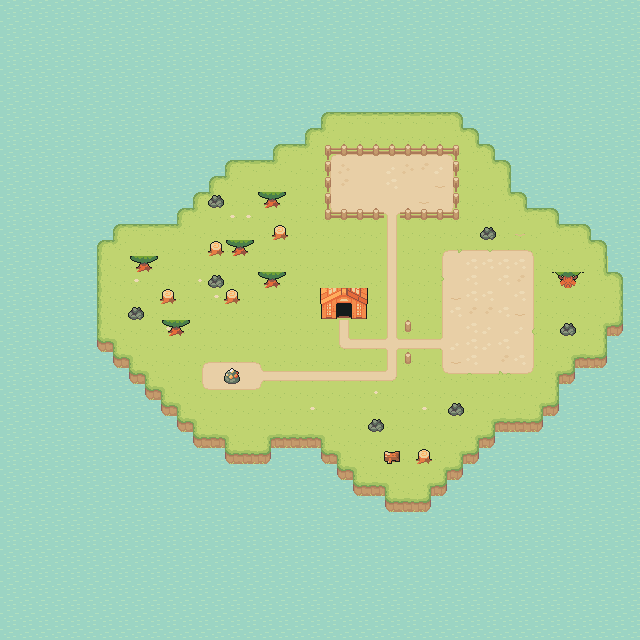

The image is a tile-based game level rendered from a .tmx file. Its description and source (layers, tilesets, objects; grid data summarised) follow:
An orthogonal 40x40 tile map with 16x16 px tiles, 4 tile layers (Background, Terrain, Paths, Scenario), 3 hidden layers not drawn, 8 tilesets.

<map version="1.9" tiledversion="1.9.1" orientation="orthogonal" renderorder="right-down" width="40" height="40" tilewidth="16" tileheight="16" infinite="0" nextlayerid="8" nextobjectid="1">
 <tileset firstgid="1" source="polimon2.tsx" />
 <tileset firstgid="36" source="PoliMon.tsx" />
 <tileset firstgid="72" source="polimon3.tsx" />
 <tileset firstgid="136" source="polimon4.tsx" />
 <tileset firstgid="140" source="Fences.tsx" />
 <tileset firstgid="156" name="TilesetNature" tilewidth="16" tileheight="16" tilecount="336" columns="16">
  <image source="notfinal/NinjaAdventure/TilesetNature.png" width="256" height="336" />
 </tileset>
 <tileset firstgid="492" name="TilesetLogic" tilewidth="16" tileheight="16" tilecount="80" columns="8">
  <image source="notfinal/NinjaAdventure/TilesetLogic.png" width="128" height="160" />
 </tileset>
 <tileset firstgid="572" name="TilesetHouse" tilewidth="16" tileheight="16" tilecount="759" columns="33">
  <image source="notfinal/NinjaAdventure/TilesetHouse.png" width="528" height="368" />
 </tileset>
 <layer id="3" name="Background" width="40" height="40">
  <data>[1600 cells, 1600 non-empty, 1 distinct tile ids]</data>
 </layer>
 <layer id="1" name="Terrain" width="40" height="40">
  <data>[1600 cells, 556 non-empty, 13 distinct tile ids]</data>
 </layer>
 <layer id="4" name="Paths" width="40" height="40">
  <data>[1600 cells, 157 non-empty, 32 distinct tile ids]</data>
 </layer>
 <layer id="2" name="Scenario" width="40" height="40">
  <data>[1600 cells, 61 non-empty, 25 distinct tile ids]</data>
 </layer>
 <layer id="7" name="BattleZones" width="40" height="40" visible="0">
  <data>[1600 cells, 53 non-empty, 1 distinct tile ids]</data>
 </layer>
 <layer id="6" name="Foreground Objects" width="40" height="40" visible="0">
  <data>[1600 cells, 64 non-empty, 15 distinct tile ids]</data>
 </layer>
 <layer id="5" name="Colision Map" width="40" height="40" visible="0">
  <data>[1600 cells, 136 non-empty, 1 distinct tile ids]</data>
 </layer>
</map>
